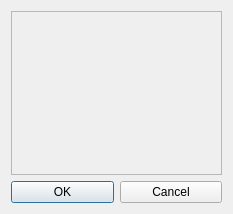
<?xml version="1.0" encoding="UTF-8"?>
<ui version="4.0">
 <class>Dialog</class>
 <widget class="QDialog" name="Dialog">
  <property name="geometry">
   <rect>
    <x>0</x>
    <y>0</y>
    <width>233</width>
    <height>214</height>
   </rect>
  </property>
  <property name="windowTitle">
   <string>Cold Split Fractions</string>
  </property>
  <layout class="QGridLayout" name="gridLayout">
   <item row="1" column="1">
    <widget class="QPushButton" name="pushButton">
     <property name="text">
      <string>OK</string>
     </property>
    </widget>
   </item>
   <item row="1" column="2">
    <widget class="QPushButton" name="pushButton_2">
     <property name="text">
      <string>Cancel</string>
     </property>
    </widget>
   </item>
   <item row="0" column="1" colspan="2">
    <widget class="QScrollArea" name="scrollArea">
     <property name="widgetResizable">
      <bool>true</bool>
     </property>
     <widget class="QWidget" name="scrollAreaWidgetContents">
      <property name="geometry">
       <rect>
        <x>0</x>
        <y>0</y>
        <width>213</width>
        <height>165</height>
       </rect>
      </property>
      <layout class="QHBoxLayout" name="horizontalLayout_2">
       <item>
        <layout class="QVBoxLayout" name="verticalLayout"/>
       </item>
       <item>
        <layout class="QVBoxLayout" name="verticalLayout_2"/>
       </item>
      </layout>
     </widget>
    </widget>
   </item>
  </layout>
 </widget>
 <resources/>
 <connections/>
</ui>
